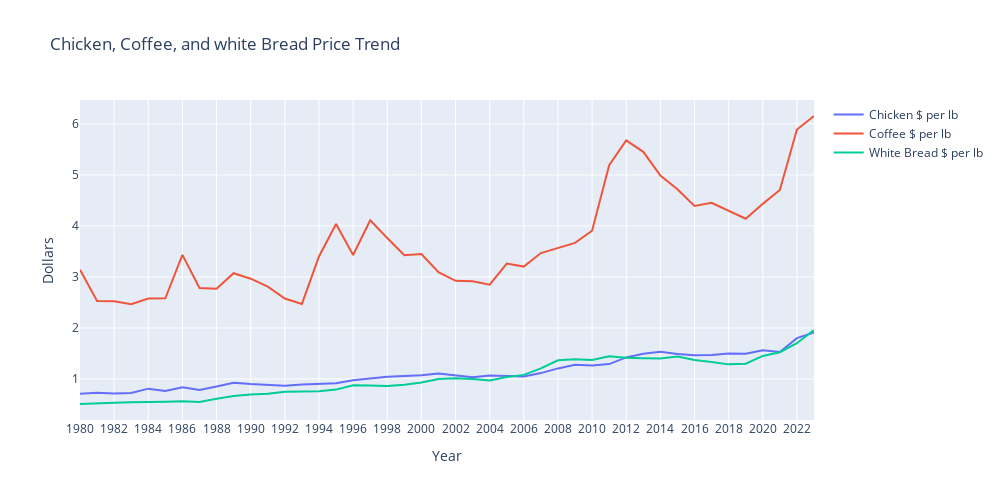

Here is the notebook cell this chart was saved with:
### Markdown cell above
### Grocery Price Trend: Chicken, Coffee, Bread

### Code cell
fig = go.Figure()

# Adding Chicken
fig.add_trace(go.Scatter(x=chicken_df.index, y=chicken_df['Average Chicken Price per Pound'], mode='lines', name='Chicken $ per lb'))

# Addding Coffee
fig.add_trace(go.Scatter(x=coffee_df.index, y=coffee_df['Average Coffee Price'], mode='lines', name='Coffee $ per lb'))

# Adding Bread
fig.add_trace(go.Scatter(x=bread_df.index, y=bread_df['Average Bread Price'], mode='lines', name='White Bread $ per lb'))


fig.update_layout(width=1000, height = 500, title='Chicken, Coffee, and white Bread Price Trend', xaxis_title='Year', yaxis_title='Dollars')
fig.update_xaxes(dtick=2, tickmode='linear')

fig.show()

### Figure 1 — Plotly figure (JSON) as saved in the notebook; plotly's stock layout.template omitted (floating-point values rounded to 4 significant figures)
{"data": [{"mode": "lines", "name": "Chicken $ per lb", "type": "scatter", "x": [1980, 1981, 1982, 1983, 1984, 1985, 1986, 1987, 1988, 1989, 1990, 1991, 1992, 1993, 1994, 1995, 1996, 1997, 1998, 1999, 2000, 2001, 2002, 2003, 2004, 2005, 2006, 2007, 2008, 2009, 2010, 2011, 2012, 2013, 2014, 2015, 2016, 2017, 2018, 2019, 2020, 2021, 2022, 2023], "y": [0.709, 0.732, 0.714, 0.725, 0.81, 0.763, 0.835, 0.785, 0.854, 0.927, 0.899, 0.88, 0.869, 0.89, 0.901, 0.917, 0.973, 1.002, 1.044, 1.056, 1.071, 1.105, 1.074, 1.034, 1.07, 1.056, 1.049, 1.115, 1.207, 1.278, 1.263, 1.291, 1.422, 1.496, 1.533, 1.488, 1.464, 1.472, 1.497, 1.495, 1.563, 1.527, 1.801, 1.914]}, {"mode": "lines", "name": "Coffee $ per lb", "type": "scatter", "x": [1980, 1981, 1982, 1983, 1984, 1985, 1986, 1987, 1988, 1989, 1990, 1991, 1992, 1993, 1994, 1995, 1996, 1997, 1998, 1999, 2000, 2001, 2002, 2003, 2004, 2005, 2006, 2007, 2009, 2010, 2011, 2012, 2013, 2014, 2015, 2016, 2017, 2018, 2019, 2020, 2021, 2022, 2023], "y": [3.142, 2.527, 2.524, 2.466, 2.578, 2.581, 3.433, 2.785, 2.769, 3.073, 2.966, 2.809, 2.577, 2.472, 3.401, 4.038, 3.43, 4.111, 3.765, 3.427, 3.45, 3.093, 2.924, 2.916, 2.849, 3.262, 3.203, 3.469, 3.669, 3.906, 5.191, 5.676, 5.453, 4.99, 4.72, 4.393, 4.453, 4.302, 4.141, 4.433, 4.705, 5.891, 6.156]}, {"mode": "lines", "name": "White Bread $ per lb", "type": "scatter", "x": [1980, 1981, 1982, 1983, 1984, 1985, 1986, 1987, 1988, 1989, 1990, 1991, 1992, 1993, 1994, 1995, 1996, 1997, 1998, 1999, 2000, 2001, 2002, 2003, 2004, 2005, 2006, 2007, 2008, 2009, 2010, 2011, 2012, 2013, 2014, 2015, 2016, 2017, 2018, 2019, 2020, 2021, 2022, 2023], "y": [0.509, 0.525, 0.532, 0.542, 0.541, 0.553, 0.565, 0.547, 0.613, 0.666, 0.695, 0.71, 0.75, 0.752, 0.761, 0.791, 0.876, 0.872, 0.86, 0.887, 0.93, 0.999, 1.016, 1.001, 0.969, 1.04, 1.08, 1.207, 1.366, 1.387, 1.373, 1.445, 1.418, 1.407, 1.401, 1.441, 1.371, 1.333, 1.286, 1.298, 1.452, 1.524, 1.7, 1.96]}], "layout": {"height": 500, "title": {"text": "Chicken, Coffee, and white Bread Price Trend"}, "width": 1000, "xaxis": {"autorange": true, "dtick": 2, "range": [1980, 2023], "tickmode": "linear", "title": {"text": "Year"}, "type": "linear"}, "yaxis": {"autorange": true, "range": [0.1953, 6.47], "title": {"text": "Dollars"}, "type": "linear"}}}
